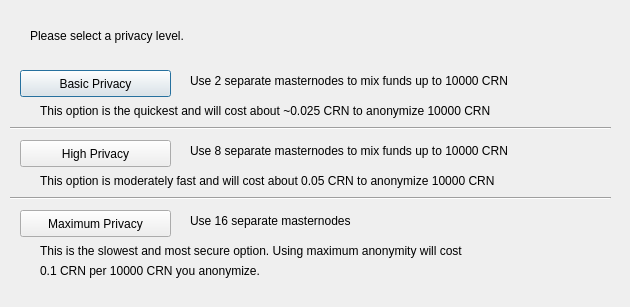
<?xml version="1.0" encoding="UTF-8"?>
<ui version="4.0">
 <class>ObfuscationConfig</class>
 <widget class="QDialog" name="ObfuscationConfig">
  <property name="geometry">
   <rect>
    <x>0</x>
    <y>0</y>
    <width>630</width>
    <height>307</height>
   </rect>
  </property>
  <property name="windowTitle">
   <string>Configure Obfuscation</string>
  </property>
  <widget class="QPushButton" name="buttonBasic">
   <property name="geometry">
    <rect>
     <x>20</x>
     <y>70</y>
     <width>151</width>
     <height>27</height>
    </rect>
   </property>
   <property name="text">
    <string>Basic Privacy</string>
   </property>
  </widget>
  <widget class="QPushButton" name="buttonHigh">
   <property name="geometry">
    <rect>
     <x>20</x>
     <y>140</y>
     <width>151</width>
     <height>27</height>
    </rect>
   </property>
   <property name="text">
    <string>High Privacy</string>
   </property>
  </widget>
  <widget class="QPushButton" name="buttonMax">
   <property name="geometry">
    <rect>
     <x>20</x>
     <y>210</y>
     <width>151</width>
     <height>27</height>
    </rect>
   </property>
   <property name="text">
    <string>Maximum Privacy</string>
   </property>
  </widget>
  <widget class="QLabel" name="label">
   <property name="geometry">
    <rect>
     <x>30</x>
     <y>20</y>
     <width>571</width>
     <height>31</height>
    </rect>
   </property>
   <property name="text">
    <string>Please select a privacy level.</string>
   </property>
  </widget>
  <widget class="QLabel" name="label_2">
   <property name="geometry">
    <rect>
     <x>190</x>
     <y>70</y>
     <width>421</width>
     <height>21</height>
    </rect>
   </property>
   <property name="text">
    <string>Use 2 separate masternodes to mix funds up to 10000 CRN</string>
   </property>
  </widget>
  <widget class="QLabel" name="label_3">
   <property name="geometry">
    <rect>
     <x>190</x>
     <y>140</y>
     <width>411</width>
     <height>21</height>
    </rect>
   </property>
   <property name="text">
    <string>Use 8 separate masternodes to mix funds up to 10000 CRN</string>
   </property>
  </widget>
  <widget class="QLabel" name="label_4">
   <property name="geometry">
    <rect>
     <x>190</x>
     <y>210</y>
     <width>421</width>
     <height>21</height>
    </rect>
   </property>
   <property name="text">
    <string>Use 16 separate masternodes</string>
   </property>
  </widget>
  <widget class="QLabel" name="label_6">
   <property name="geometry">
    <rect>
     <x>40</x>
     <y>100</y>
     <width>561</width>
     <height>21</height>
    </rect>
   </property>
   <property name="text">
    <string>This option is the quickest and will cost about ~0.025 CRN to anonymize 10000 CRN</string>
   </property>
  </widget>
  <widget class="QLabel" name="label_7">
   <property name="geometry">
    <rect>
     <x>40</x>
     <y>170</y>
     <width>561</width>
     <height>21</height>
    </rect>
   </property>
   <property name="text">
    <string>This option is moderately fast and will cost about 0.05 CRN to anonymize 10000 CRN</string>
   </property>
  </widget>
  <widget class="QLabel" name="label_8">
   <property name="geometry">
    <rect>
     <x>40</x>
     <y>240</y>
     <width>561</width>
     <height>21</height>
    </rect>
   </property>
   <property name="text">
    <string>This is the slowest and most secure option. Using maximum anonymity will cost</string>
   </property>
  </widget>
  <widget class="QLabel" name="label_9">
   <property name="geometry">
    <rect>
     <x>40</x>
     <y>260</y>
     <width>561</width>
     <height>21</height>
    </rect>
   </property>
   <property name="text">
    <string>0.1 CRN per 10000 CRN you anonymize.</string>
   </property>
  </widget>
  <widget class="Line" name="line">
   <property name="geometry">
    <rect>
     <x>10</x>
     <y>120</y>
     <width>601</width>
     <height>16</height>
    </rect>
   </property>
   <property name="orientation">
    <enum>Qt::Horizontal</enum>
   </property>
  </widget>
  <widget class="Line" name="line_2">
   <property name="geometry">
    <rect>
     <x>10</x>
     <y>190</y>
     <width>601</width>
     <height>16</height>
    </rect>
   </property>
   <property name="orientation">
    <enum>Qt::Horizontal</enum>
   </property>
  </widget>
 </widget>
 <resources/>
 <connections/>
</ui>
